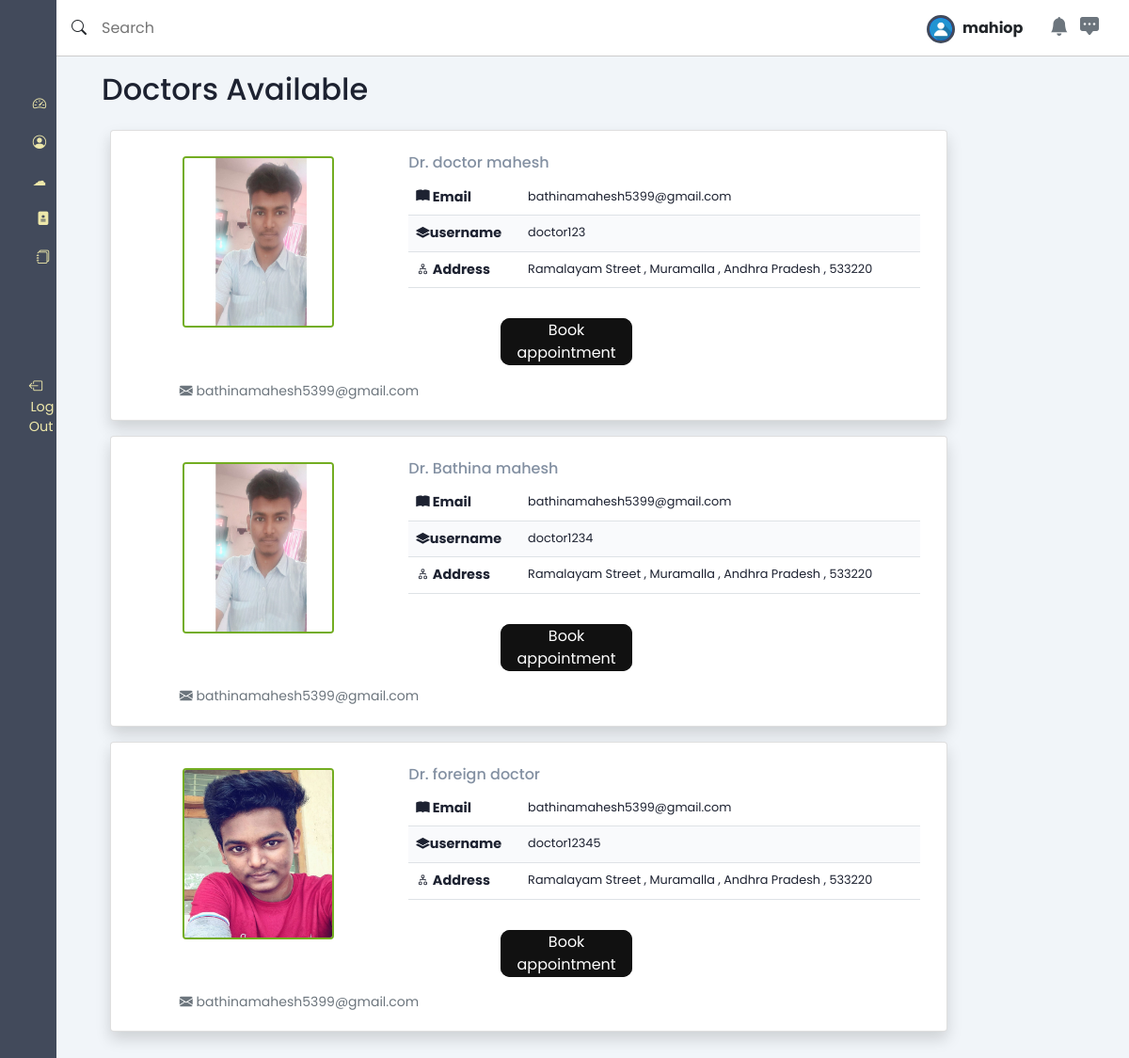
Page /patient_book_appointment/ (signed in) on the committed database.
### users/models.py (models this page shows)
class User(AbstractUser):
    user_status = models.CharField(max_length=500, blank=True)
    first_name=models.TextField(max_length=500, blank=True)
    last_name=models.TextField(max_length=500, blank=True)
    profile_pic = models.ImageField(upload_to="doctor/profiles", blank=True,
                                    default="doctor/profiles/download.png")  # default=
    username = models.CharField(max_length=30, blank=False,unique=True)
    email=models.CharField(max_length=30, blank=False)
    gender_choices = (("Male", "Male"), ("Female", "Female"))
    sex = models.TextField(
        max_length=10, choices=gender_choices, default="not_known")
    password=models.TextField(max_length=30, blank=False)
    confirm_password=models.TextField(max_length=30, blank=False)
    address = models.TextField(max_length=30, blank=True)

### patient/views.py (the view)
# urls.py: path('patient_book_appointment/', patient_book_appointment, name='patient_book_appointment'),
def patient_book_appointment(request):
    tot_doctors = User.objects.filter(user_status="Doctor")
    return render(request,'patient/patient_book_appointment.html',context={"tot_doctors": tot_doctors})

### templates/patient/patient_book_appointment.html (shortened to what this page needs)
{% extends 'patient/patient_main.html' %}
{% load static %}
{% block content %}
<main>
    <h2 class="dash-title">Doctors Available</h2>
    <section class="recent">
        <div class="table-div">
            <div class="row justify-content-left" >
                {% for i in  tot_doctors %}
                <div class="card mb-3 shadow col-12 col-md-10 " style="margin-left:2%;">
                    <div class="row g-0">
                      <div class="col-md-4 text-center p-2" style="max-height:90%;max-width:40%;">
                        <img src="{{ i.profile_pic.url }}" class="rounded" style="height:70%;width:59%;margin-top:7%;border: 2px solid #73AD21;border-radius:200px;" alt="...">
                      </div>
                      <div class="col-md-8">
                        <div class="card-body">
                          <h5 class="card-title mt-2">Dr.&nbsp;{{ i.first_name }}&nbsp;{{ i.last_name }}</h5>
                          <table class="table">
                            <tbody>
                            <tr>
                                <th scope="col"> <i class="bi bi-book-fill"></i> Email</th>
                                <td scope="col"> {{ i.email }}</td>
                            </tr>
                            <tr>
                                <th scope="col"> <i class="bi bi-layers-fill"></i>username</th>
                                <td scope="col"> {{ i.username }}</td>
                            </tr>
                            <tr>
                                <th scope="col"> <i class="bi bi-diagram-2"></i> Address</th>
                                <td scope="col"> {{ i.address }}</td>
                            </tr>
                            </tbody>
                             </table>
                        </div>
                        <div class="container-new-example">
                                <a href="/patient_confirm_book/{{ i.username }}/"><button type="submit" class="glow-on-hover" value=Submit> Book appointment </button></a>
                            </div>
                      </div>
                      <div class="text-left mb-1 " style="float:left;margin-left:7%;margin-top:-5%;">
                        <p class="card-text"><small class="text-muted"><i class="bi bi-envelope-fill" style="text-decoration:none ; "></i> {{ i.email }}</small></p>
                    </div>
                    </div>
                  </div>
                  {% endfor %}
            </div>
        </div>
    </section>
</main>
{% endblock %}

### templates/patient/patient_main.html (shortened to what this page needs)
{% load static %}
<!DOCTYPE html>
<html lang="en">
<head>
    <link rel="stylesheet" href="https://cdn.jsdelivr.net/gh/lykmapipo/themify-icons@0.1.2/css/themify-icons.css">
    <link rel="stylesheet" href="{% static 'css/style.css' %}">
     <link rel="stylesheet" href="https://cdn.jsdelivr.net/npm/bootstrap-icons@1.8.1/font/bootstrap-icons.css">
     <link href="https://cdn.jsdelivr.net/npm/bootstrap@5.0.2/dist/css/bootstrap.min.css" rel="stylesheet">
    <link rel="stylesheet" href="https://cdn.datatables.net/1.12.1/css/jquery.dataTables.min.css">
</head>
<body>
    <div class="sidebar">
        <div class="sidebar-header">
            <label for="sidebar-toggle" class="ti-menu-alt"></label>
        </div>
        <div class="sidebar-menu">
            <ul>
                <li>
                    <a href="{% url 'patient_dashboard' %}">
                        <i class="bi bi-speedometer2 me-2"></i>
                    </a>
                </li>
                <li>
                    <a href="{% url 'patient_profile' %}">
                        <i class="bi bi-person-circle me-2"></i>
                    </a>
                </li>
                <li>
                    <a href="{% url 'patient_blogs' %}">
                        <i>&#9729;&nbsp;&nbsp;</i>
                    </a>
                </li>
                <li>
                    <a href="{% url 'patient_book_appointment' %}">
                        <i class="bi bi-file-medical-fill"></i>
                    </a>
                </li>
                <li>
                    <a href="{% url 'patient_my_appointments' %}">
                        <i class="bi bi-journals"></i>
                    </a>
                </li>
                <br><br><br><br>
                <li>
                    <a href="{% url 'logout' %}"  data-bs-toggle="tooltip" data-bs-placement="right" title="logout" >
                        <i class="bi bi-box-arrow-left me-3"></i>
                        <span class="d-none d-md-inline">Log Out </span></a></li>
            </ul>
        </div>
    </div>
    <div class="main-content">
        <header>
            <div class="search-wrapper">
                <span class=""><i class="bi bi-search fw-bold"></i></span>
                <input type="search" placeholder="Search">
            </div>
            <div class="#">
                <img src="{{ request.user.profile_pic.url }}" style="width: 30px;height: 30px;border-radius: 50%;overflow: hidden;background-color: blue;display:inline-block;vertical-align:middle;border:3px solid #424a5b;">
                <span class="fw-bold fs-6 ms-1 text-dark me-4">{{ request.user.username|safe | truncatechars:"10" }}</span>
                <span  data-bs-toggle="offcanvas" data-bs-target="#notice" aria-controls="notice"><i class="bi bi-bell-fill me-2 text-secondary fs-5"></i></span>
                <i class="bi bi-chat-square-dots-fill fs-5 me-3 text-secondary"></i>
            </div>
        </header>
        {% block content %}
        {% endblock content %}
    </div>
</body>
</html>

### static/css/style.css (style rules this page uses)
:root { --main-color: #424a5b; --color-dark: #1D2231; --text-grey: #8390A2; }
* { font-family: 'Poppins', sans-serif; margin: 0; padding: 0; text-decoration: none; list-style-type: none; box-sizing: border-box; }
.sidebar { height: 100%; width: 240px; position: fixed; left: 0; top: 0; z-index: 100; background: var(--main-color); color: #fff; overflow-y: auto; transition: width 500ms; }
.sidebar-header { display: flex; justify-content: space-between; align-items: center; height: 60px; padding: 0rem 1rem; }
.sidebar-menu { padding: 0rem; padding-top: 40px; }
.sidebar li { margin-bottom: 1.2rem; font-size: larger; }
.sidebar a { color: palegoldenrod; text-decoration: none; font-size: .9rem; }
.sidebar a span:last-child { padding-left: .1rem; }
.main-content { position: relative; margin-left: 240px; transition: margin-left 500ms; }
header { position: fixed; left: 240px; top: 0; z-index: 100; width: calc(100% - 240px); background: #fff; height: 60px; padding: 0rem 1rem; display: flex; align-items: center; justify-content: space-between; border-bottom: 1px solid #ccc; transition: left 500ms; }
.search-wrapper { display: flex; align-items: center; }
.search-wrapper input { border: 0; outline: 0; padding: 1rem; height: 38px; }
main { margin-top: 60px; background: #f1f5f9; min-height: 90vh; padding: 1rem 3rem; }
.dash-title { color: var(--color-dark); margin-bottom: 1rem; }
.card-body { padding: 1.3rem 1rem; }
.card-body h5 { color: var(--text-grey); font-size: 1rem; }
.recent { margin-top: 3rem; margin-bottom: 3rem; }
th, td { font-size: .9rem; padding: 1rem 1rem; color: var(--color-dark); }
td { font-size: .8rem; }
tbody tr:nth-child(even) { background: #f9fafc; }
.text-center { text-align: center; }
@media only screen and (max-width: 1200px) { .sidebar { width: 60px; z-index: 150; } }
@media only screen and (max-width: 1200px) { .sidebar .sidebar-header h3 span, .sidebar li span:last-child { display: none; } }
@media only screen and (max-width: 1200px) { .sidebar .sidebar-header, .sidebar li { display: flex; justify-content: center; } }
@media only screen and (max-width: 1200px) { .main-content { margin-left: 60px; } }
@media only screen and (max-width: 1200px) { .main-content header { left: 60px; width: calc(100% - 60px); } }
.recent { margin-top: 1.5rem; margin-bottom: 3rem; }
.table-div { display: grid; grid-template-columns: 100% 25%; grid-column-gap: 1.5rem; }

### templates/patient/patient_book_appointment.html (style rules this page uses)
label { padding: 12px 12px 12px 12px; display: inline-block; }
.container-new-example { border-radius: 5px; background-color:white; margin-left: 25%; margin-bottom:10%; }
.glow-on-hover { width: 140px; height: 50px; border: none; outline: none; color: #fff; background: #111; cursor: pointer; position: relative; z-index: 0; border-radius: 10px; margin-top:0%; margin-left:-7%; }
.glow-on-hover:before { content: ''; background: linear-gradient(45deg, #ff0000, #ff7300, #fffb00, #48ff00, #00ffd5, #002bff, #7a00ff, #ff00c8, #ff0000); position: absolute; top: -2px; left:-2px; background-size: 400%; z-index: -1; filter: blur(5px); width: calc(100% + 4px); height: calc(100% + 4px); animation: glowing 20s linear infinite; opacity: 0; transition: opacity .3s ease-in-out; border-radius: 10px; }
.glow-on-hover:after { z-index: -1; content: ''; position: absolute; width: 100%; height: 100%; background: #111; left: 0; top: 0; border-radius: 10px; }

### rows in the picture
User: user.profile_pic (picture), user.username "mahiop"
User: profile_pic (picture), first_name "doctor", last_name "mahesh", email "bathinamahesh5399@gmail.com", username "doctor123", address "Ramalayam Street , Muramalla , Andhra Pradesh , 533220"
User: profile_pic (picture), first_name "Bathina", last_name "mahesh", email "bathinamahesh5399@gmail.com", username "doctor1234", address "Ramalayam Street , Muramalla , Andhra Pradesh , 533220"
User: profile_pic (picture), first_name "foreign", last_name "doctor", email "bathinamahesh5399@gmail.com", username "doctor12345", address "Ramalayam Street , Muramalla , Andhra Pradesh , 533220"
